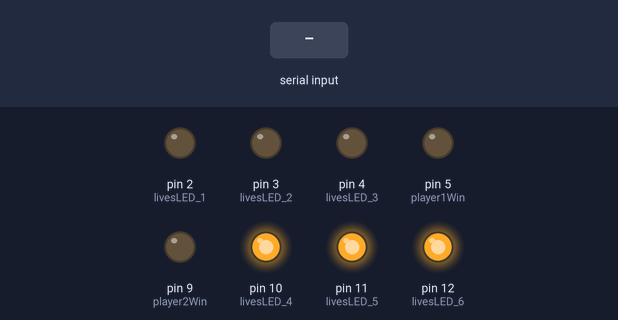
This sketch was run on a simulated Arduino Uno, built with avr-gcc and run on an emulated ATmega328P. On the bench: output pins drawn as LEDs (lit = HIGH). Inputs (shaded band) come from the test bench. What the sketch prints to the serial monitor is not drawn.

Above: at 1.2 s.
1.3 s: "1" received over Serial
At 2.31 s:
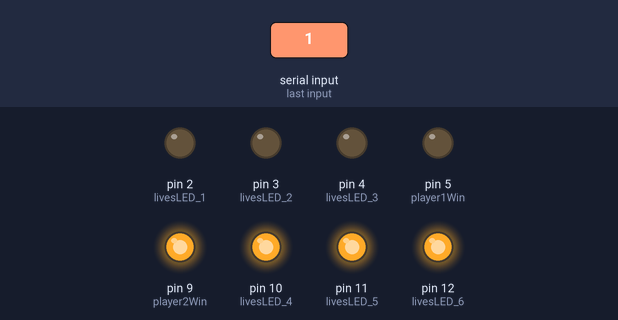
At 3.5 s:
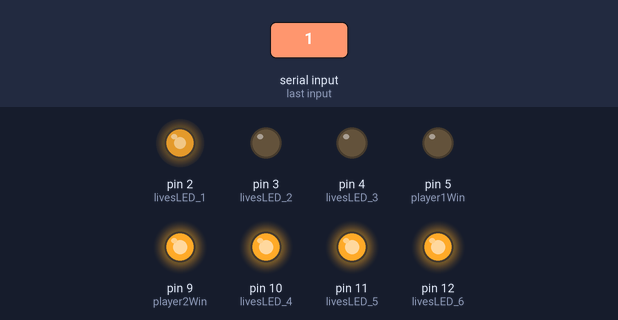
3.8 s: "2" received over Serial
At 5.4 s:
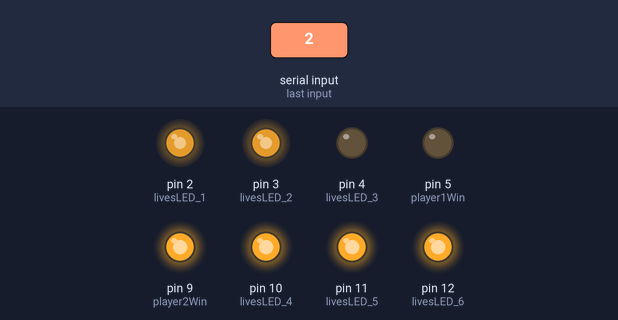
Timing chart, 0 to 6.9 s (numbered marks = the images above; inputs shaded):
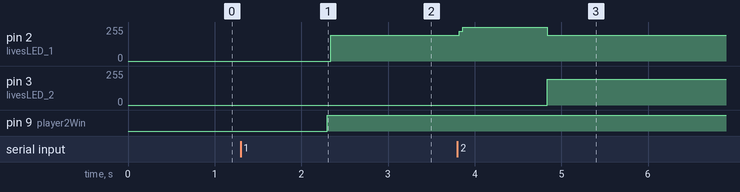

Measured:
- after the input at 1.3 s, pin 2 (livesLED_1): 0/255 → 193/255 after 1.0 s; pin 9 (player2Win): LOW → HIGH after 1.0 s
- after the input at 3.8 s, pin 2 (livesLED_1): 193/255 → 255/255 at once, → 194/255 1.0 s later; pin 3 (livesLED_2): 0/255 → 195/255 after 1.0 s

The sketch:

SemesterProject.ino.ino
```cpp
// global variables for the LEDS
int livesLED_1 = 2;
int livesLED_2 = 3;
int livesLED_3 = 4;
int livesLED_4 = 10;
int livesLED_5 = 11;
int livesLED_6 = 12;
int player1Win =  5;
int player2Win =  9;

int score = 0;

int p1_lives = 3;  // Player 1 has 3 lives
int p2_lives = 3;  // Player 2 has 3 lives

int player1Score;// ignore
int player2Score;// ignore

int p1_lives_prev = 0; // initial value
int p2_lives_prev = 0;
//int blocksinthescreen; // blocks that are in the screen
//int playerSlider1; // slider
//int playerSlider2; // slider

int pong1; // balls for the player to use to hit blocks.
int pong2; // ball for player 2

int joystick1; // might not need in this code
int joystick2; // might not need in this code

bool  gameOver;


void setup() {
  Serial.begin(115200);


  pinMode(livesLED_1, OUTPUT);
  pinMode(livesLED_2, OUTPUT);
  pinMode(livesLED_3, OUTPUT);
  pinMode(livesLED_4, OUTPUT);
  pinMode(livesLED_5, OUTPUT);
  pinMode(livesLED_6, OUTPUT);
  pinMode(player1Win, OUTPUT);
  pinMode(player2Win, OUTPUT);

  digitalWrite(livesLED_1, HIGH);
  digitalWrite(livesLED_2, HIGH);
  digitalWrite(livesLED_3, HIGH);
  digitalWrite(livesLED_4, HIGH);
  digitalWrite(livesLED_5, HIGH);
  digitalWrite(livesLED_6, HIGH);

  digitalWrite(player1Win, LOW);
  digitalWrite(player2Win, LOW);
}

byte bytebuff[2];

byte p2_byte;
byte p1_byte;

byte p1_has_won = 0;
byte p1_score = 0;
byte p1_redlives = 0;

byte p2_has_won = 0;
byte p2_score = 0;
byte p2_redlives = 0;

void updateLives(int p1_lives, int p2_lives) {
  if (p1_lives < p1_lives_prev) {
    if (p1_lives == 2) {
      digitalWrite(livesLED_3, LOW);
    } else if (p1_lives == 1) {
      digitalWrite(livesLED_2, LOW);
    } else if (p1_lives == 0) {
      digitalWrite(livesLED_1, LOW);
      // player 2 wins, game over
      gameOver = true;
    }
    p1_lives_prev = p1_lives;
  }

  if (p2_lives < p2_lives_prev) {
    if (p2_lives == 2) {
      digitalWrite(livesLED_6, LOW);
    } else if (p2_lives == 1) {
      digitalWrite(livesLED_5, LOW);
    } else if (p2_lives == 0) {
      digitalWrite(livesLED_4, LOW);
      // player 1 wins, game over
      gameOver = true;
    }
    p2_lives_prev = p2_lives;
  }
}

//
void displayLives(byte p1, byte p2)
{
  if (p1 == 3) {
    digitalWrite(livesLED_1, HIGH);
    digitalWrite(livesLED_2, HIGH);
    digitalWrite(livesLED_3, HIGH);
  }
  if (p1 == 2) {
  digitalWrite(livesLED_1, HIGH);
  digitalWrite(livesLED_2, HIGH);
  digitalWrite(livesLED_3, LOW);
  }
  if (p1 == 1) {
  digitalWrite(livesLED_1, HIGH);
  digitalWrite(livesLED_2, LOW);
  digitalWrite(livesLED_3, LOW);
  }
  if (p1 == 0) {
    digitalWrite(livesLED_1, LOW);
    digitalWrite(livesLED_2, LOW);
    digitalWrite(livesLED_3, LOW);
  }
  if (p1 == 3) {
    digitalWrite(livesLED_1, HIGH);
    digitalWrite(livesLED_2, HIGH);
    digitalWrite(livesLED_3, HIGH);
  }
  if (p2 == 2) {
  digitalWrite(livesLED_1, HIGH);
  digitalWrite(livesLED_2, HIGH);
  digitalWrite(livesLED_3, LOW);
  }
  if (p2 == 1) {
  digitalWrite(livesLED_1, HIGH);
  digitalWrite(livesLED_2, LOW);
  digitalWrite(livesLED_3, LOW);
  }
  if (p2 == 0) {
    digitalWrite(livesLED_1, LOW);
    digitalWrite(livesLED_2, LOW);
    digitalWrite(livesLED_3, LOW);
  }

}

// 0-15 to 0-255
// analogWrite is a range from 0 - 255
#define THRESHOLD 3
void displayScore(byte score1, byte score2){
  //byte p1_normalized = score1 * (255 / 15);
  //byte p2_normalized = score2 * (255 / 15);
  if(score1 >= THRESHOLD) {
    analogWrite(player1Win, 150);
  }
  if(score2 >= THRESHOLD) {
    analogWrite(player2Win, 150);
  }
}

byte win_old = 0;
void signal(byte win) {
  if(win_old == win) {
    return;
  }
  if(win) {
    Serial.write(0x1);
  }
  win_old = win;
}

byte displayWin(byte p1_win, byte p2_win) {
  if (p1_win) {
    digitalWrite(player1Win, HIGH);
    signal(1);
    return 1;
  } else {
    digitalWrite(player1Win, LOW);
    // lose game if player 2 gets more points;
  }

  if (p2_win) {
    digitalWrite(player2Win, HIGH);
    signal(1);
    return 1;
  } else {
    digitalWrite(player2Win, LOW);
    // lose game
  }
  signal(0);
  return 0;
}

void loop() {
  if (Serial.available() > 0) {
    Serial.readBytes(bytebuff, 2);
    //Serial.println(bytebuff[0], BIN); //
    //Serial.println(bytebuff[1], BIN); //
    if(bytebuff[1] & (1 << 6)) {
      p2_byte = bytebuff[1];
      p1_byte = bytebuff[0];
    } else {
      p2_byte = bytebuff[0];
      p1_byte = bytebuff[1];
    }
    p1_has_won = p1_byte & (1 << 5);
    p1_score = (p1_byte & 0x01C) >> 2;
    p1_redlives = p1_byte & 0x03;

    p2_has_won = p2_byte & (1 << 5);
    p2_score = (p2_byte & 0x01C) >> 2;
    p2_redlives = p2_byte & 0x03;

    //Serial.println(p1_has_won);
    //Serial.println(p1_score);
    //Serial.println(p1_redlives);
    //Serial.println("-----------");
    //Serial.println(p2_has_won);
    //Serial.println(p2_score);
    //Serial.println(p2_redlives);
  }

  displayLives(p1_redlives, p2_redlives);

  if(!displayWin(p1_has_won, p2_has_won)) {
    displayScore(p1_score, p2_score);
  }
}
```
